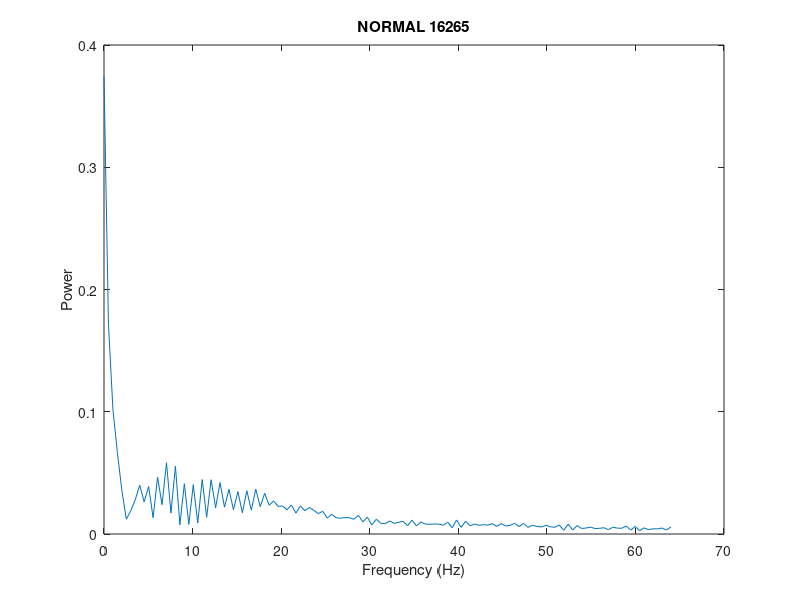

This chart was generated by the following MATLAB code:
clc
load('ecg.mat');
s=ecg(1,:);
fs=128;
NFFT=2^nextpow2(length(s));
Y=fft(double(s),NFFT)/length(s);
f=(double(fs)/2*linspace(0,1,NFFT/2));
amp=2*abs(Y(1:NFFT/2));
figure;
plot (f,amp);
title ('NORMAL 16265');
xlabel('Frequency (Hz)');
ylabel ('Power');